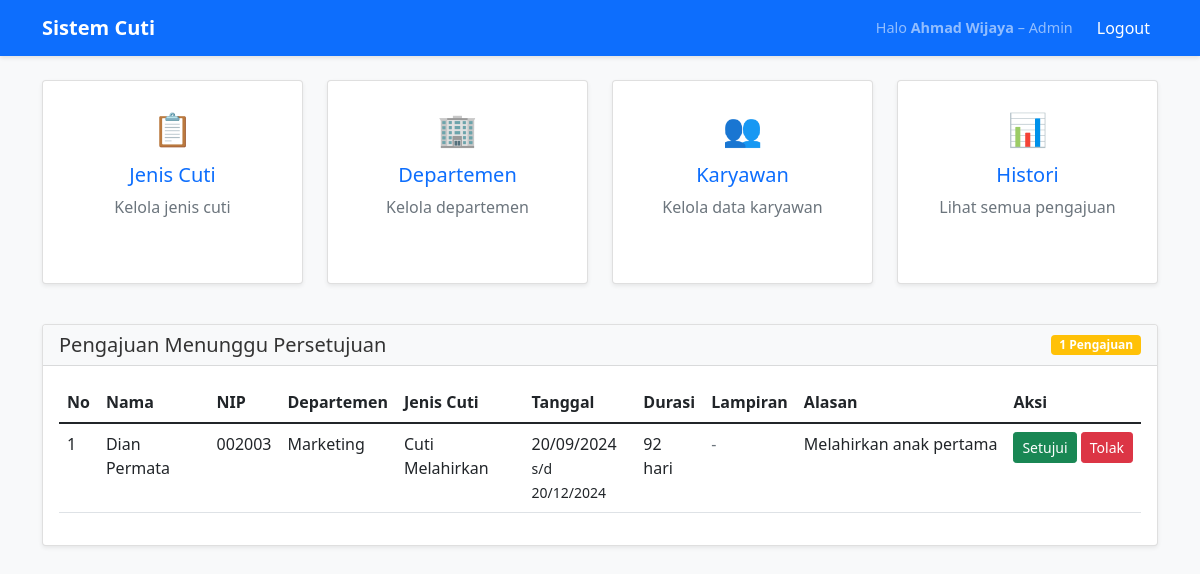
Page /admin/dashboard.php (signed in) on the committed database.
### tables this page shows
CREATE TABLE pengajuan_cuti (
    id_pengajuan INT PRIMARY KEY AUTO_INCREMENT,
    id_user INT NOT NULL,
    id_jenis INT NOT NULL,
    tanggal_mulai DATE NOT NULL,
    tanggal_selesai DATE NOT NULL,
    alasan TEXT NOT NULL,
    lampiran VARCHAR(255),
    status ENUM('draft', 'pending', 'disetujui', 'ditolak') DEFAULT 'draft',
    alasan_admin TEXT NULL,
    tanggal_disetujui TIMESTAMP NULL,
    dibuat_pada TIMESTAMP DEFAULT CURRENT_TIMESTAMP,
    FOREIGN KEY (id_user) REFERENCES users(id_user),
    FOREIGN KEY (id_jenis) REFERENCES jenis_cuti(id_jenis)
);

CREATE TABLE users (
    id_user INT PRIMARY KEY AUTO_INCREMENT,
    nip VARCHAR(20) UNIQUE NOT NULL,
    password VARCHAR(255) NOT NULL,
    nama_lengkap VARCHAR(100) NOT NULL,
    email VARCHAR(100) NOT NULL,
    no_telp VARCHAR(15) NOT NULL,
    role ENUM('admin', 'pegawai') NOT NULL,
    id_departemen INT NULL,
    FOREIGN KEY (id_departemen) REFERENCES departemen(id_departemen)
);

CREATE TABLE departemen (
    id_departemen INT PRIMARY KEY AUTO_INCREMENT,
    nama_departemen VARCHAR(100) NOT NULL
);

CREATE TABLE jenis_cuti (
    id_jenis INT PRIMARY KEY AUTO_INCREMENT,
    nama_jenis VARCHAR(100) NOT NULL,
    deskripsi_cuti TEXT,
    maks_hari INT NOT NULL DEFAULT 0
);

### admin/dashboard.php (the view, shortened to what this page needs)
<?php
include '../config.php';
try {
    $sql_pending = "
        SELECT pc.*, u.nama_lengkap, u.nip, u.email, d.nama_departemen, jc.nama_jenis
        FROM pengajuan_cuti pc
        JOIN users u ON pc.id_user = u.id_user
        JOIN departemen d ON u.id_departemen = d.id_departemen
        JOIN jenis_cuti jc ON pc.id_jenis = jc.id_jenis
        WHERE pc.status = 'pending'
        ORDER BY pc.dibuat_pada DESC
    ";
    $stmt_pending = $pdo->prepare($sql_pending);
    $stmt_pending->execute();
} catch (PDOException $e) {
    die("Error: " . $e->getMessage());
}
?>
<!DOCTYPE html>
<html lang="id">
<head>
    <link href="https://cdn.jsdelivr.net/npm/bootstrap@5.1.3/dist/css/bootstrap.min.css" rel="stylesheet">
</head>
<body>
    <nav class="navbar navbar-expand-lg navbar-dark bg-primary">
        <div class="container">
            <a class="navbar-brand fw-bold" href="dashboard.php">Sistem Cuti</a>
            <div class="navbar-nav ms-auto d-flex flex-row align-items-center">
                <span class="navbar-text me-3 user-info">
                    Halo <strong><?php echo htmlspecialchars($_SESSION['nama_lengkap']); ?></strong> – Admin
                </span>
                <a class="nav-link text-white" href="logout.php">Logout</a>
            </div>
        </div>
    </nav>
    <div class="container mt-4">
        <div class="row mb-4">
            <div class="col-md-3 mb-3">
                <a href="jenis_cuti/jenis_cuti.php" class="text-decoration-none">
                    <div class="card menu-card text-center p-4">
                        <div class="menu-icon">📋</div>
                        <h5>Jenis Cuti</h5>
                        <p class="text-muted">Kelola jenis cuti</p>
                    </div>
                </a>
            </div>
            <div class="col-md-3 mb-3">
                <a href="departemen/departemen.php" class="text-decoration-none">
                    <div class="card menu-card text-center p-4">
                        <div class="menu-icon">🏢</div>
                        <h5>Departemen</h5>
                        <p class="text-muted">Kelola departemen</p>
                    </div>
                </a>
            </div>
            <div class="col-md-3 mb-3">
                <a href="karyawan/karyawan.php" class="text-decoration-none">
                    <div class="card menu-card text-center p-4">
                        <div class="menu-icon">👥</div>
                        <h5>Karyawan</h5>
                        <p class="text-muted">Kelola data karyawan</p>
                    </div>
                </a>
            </div>
            <div class="col-md-3 mb-3">
                <a href="histori.php" class="text-decoration-none">
                    <div class="card menu-card text-center p-4">
                        <div class="menu-icon">📊</div>
                        <h5>Histori</h5>
                        <p class="text-muted">Lihat semua pengajuan</p>
                    </div>
                </a>
            </div>
        </div>
        <div class="card">
            <div class="card-header d-flex justify-content-between align-items-center">
                <h5 class="mb-0">Pengajuan Menunggu Persetujuan</h5>
                <span class="badge bg-warning"><?php echo $stmt_pending->rowCount(); ?> Pengajuan</span>
            </div>
            <div class="card-body">
                <?php if ($stmt_pending->rowCount() > 0): ?>
                    <div class="table-responsive">
                        <table class="table table-hover">
                            <thead>
                                <tr>
                                    <th>No</th>
                                    <th>Nama</th>
                                    <th>NIP</th>
                                    <th>Departemen</th>
                                    <th>Jenis Cuti</th>
                                    <th>Tanggal</th>
                                    <th>Durasi</th>
                                    <th>Lampiran</th>
                                    <th>Alasan</th>
                                    <th>Aksi</th>
                                </tr>
                            </thead>
                            <tbody>
                                <?php $no = 1; while ($row = $stmt_pending->fetch(PDO::FETCH_ASSOC)):
                                    $tanggal_mulai = new DateTime($row['tanggal_mulai']);
                                    $tanggal_selesai = new DateTime($row['tanggal_selesai']);
                                    $jumlah_hari = $tanggal_mulai->diff($tanggal_selesai)->days + 1;
                                ?>
                                    <tr>
                                        <td><?php echo $no++; ?></td>
                                        <td><?php echo htmlspecialchars($row['nama_lengkap']); ?></td>
                                        <td><?php echo htmlspecialchars($row['nip']); ?></td>
                                        <td><?php echo htmlspecialchars($row['nama_departemen']); ?></td>
                                        <td><?php echo htmlspecialchars($row['nama_jenis']); ?></td>
                                        <td>
                                            <?php echo date('d/m/Y', strtotime($row['tanggal_mulai'])); ?><br>
                                            <small>s/d <?php echo date('d/m/Y', strtotime($row['tanggal_selesai'])); ?></small>
                                        </td>
                                        <td><?php echo $jumlah_hari; ?> hari</td>
                                        <td>
                                            <?php if ($row['lampiran']): ?>
                                                <a href="../uploads/<?php echo $row['lampiran']; ?>"
                                                   target="_blank" class="badge bg-info text-decoration-none badge-file">
                                                    <i class="bi bi-paperclip"></i> Lihat
                                                </a>
                                            <?php else: ?>
                                                <span class="text-muted">-</span>
                                            <?php endif; ?>
                                        </td>
                                        <td>
                                            <span class="alasan-preview" title="<?php echo htmlspecialchars($row['alasan']); ?>">
                                                <?php
                                                $alasan = htmlspecialchars($row['alasan']);
                                                echo strlen($alasan) > 30 ? substr($alasan, 0, 30) . '...' : $alasan;
                                                ?>
                                            </span>
                                        </td>
                                        <td class="table-actions">
                                            <button type="button" class="btn btn-success btn-sm" data-bs-toggle="modal"
                                                    data-bs-target="#approveModal<?php echo $row['id_pengajuan']; ?>">
                                                Setujui
                                            </button>
                                            <button type="button" class="btn btn-danger btn-sm" data-bs-toggle="modal"
                                                    data-bs-target="#rejectModal<?php echo $row['id_pengajuan']; ?>">
                                                Tolak
                                            </button>
                                        </td>
                                    </tr>
                                <?php endwhile; ?>
                            </tbody>
                        </table>
                    </div>
                <?php else: ?>
                    <p class="text-muted text-center">Tidak ada pengajuan yang menunggu persetujuan.</p>
                <?php endif; ?>
            </div>
        </div>
    </div>
    <link rel="stylesheet" href="https://cdn.jsdelivr.net/npm/bootstrap-icons@1.8.1/font/bootstrap-icons.css">
</body>
</html>

### admin/dashboard.php (style rules this page uses)
body { background-color: #f8f9fa; font-family: 'Segoe UI', Tahoma, Geneva, Verdana, sans-serif; color: #333; }
.navbar { box-shadow: 0 2px 4px rgba(0, 0, 0, .1); }
.card { box-shadow: 0 0.125rem 0.25rem rgba(0, 0, 0, 0.075); border: 1px solid rgba(0, 0, 0, 0.125); margin-bottom: 1.5rem; }
.card-header { background-color: #f8f9fa; border-bottom: 1px solid rgba(0, 0, 0, 0.125); font-weight: 600; }
.user-info { font-size: 0.9rem; }
.menu-card { cursor: pointer; transition: transform 0.2s; height: 100%; }
.menu-icon { font-size: 2rem; margin-bottom: 10px; }
.table-actions { white-space: nowrap; }
.alasan-preview { max-width: 200px; white-space: nowrap; overflow: hidden; text-overflow: ellipsis; }

### rows in the picture
pengajuan_cuti: id_user.nama_lengkap "Dian Permata", id_user.nip "002003", departemen.nama_departemen "Marketing", id_jenis.nama_jenis "Cuti Melahirkan", tanggal_mulai "20/09/2024", tanggal_selesai "20/12/2024", jumlah_hari "92", alasan "Melahirkan anak pertama"

### other values in the picture
$_SESSION['nama_lengkap'] "Ahmad Wijaya"
$stmt_pending->rowCount() "1"
